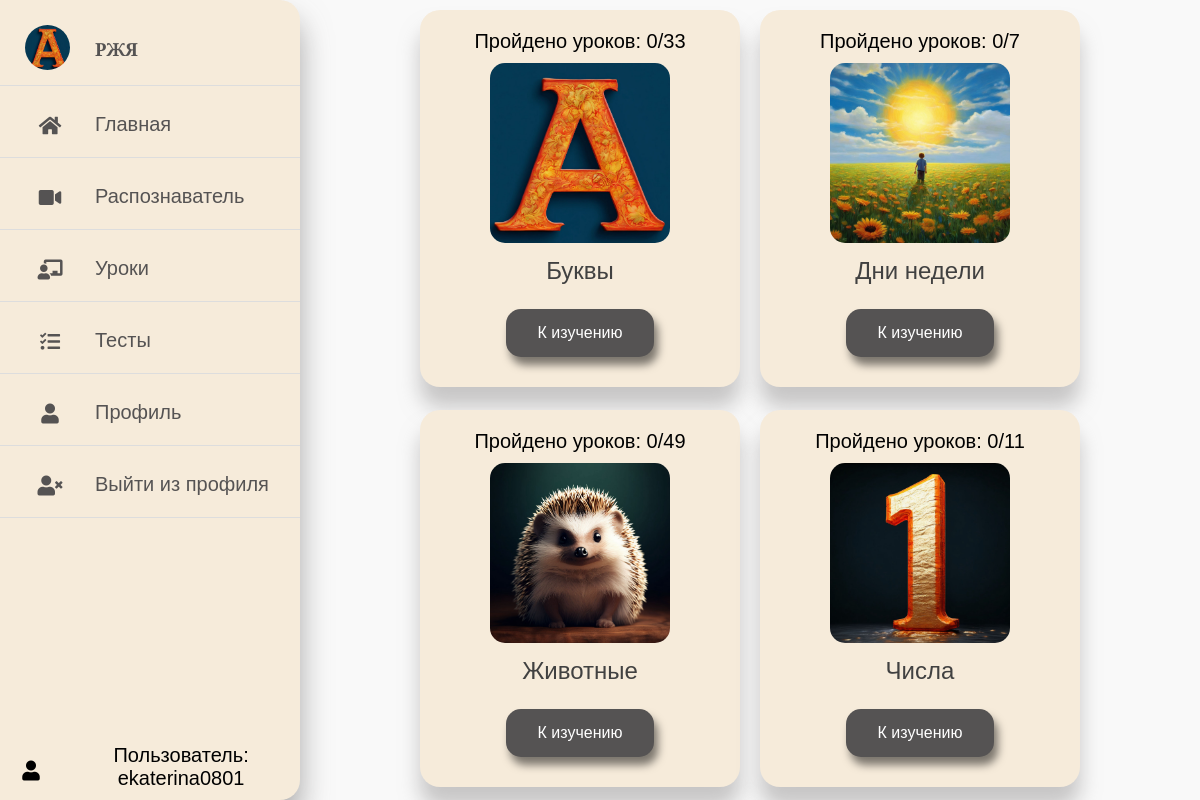
/lessons_main (signed in), run on the app's committed database.
### sign/models.py (models this page shows, shortened)
class Category(models.Model):
    name = models.CharField(max_length=100)
    picture_file = models.FileField(upload_to='category_pictures/', null=True)

### sign/views.py (the view)
# urls.py: path('lessons_main',views.lessons_main),
def lessons_main(request):
    if request.user.is_authenticated:
        user_profile = UserProfile.objects.get(user=request.user)
    else:
        user_profile = None
    categorized_labels = getCategorizedLabels(user_profile)
    return render (request, "lessons_main.html", context={ 'categorized_labels': categorized_labels })

### sign/templates/lessons_main.html (shortened to what this page needs)
{% extends "base.html" %}
{% load static %}
{% block content %}
<div class="lessons-grid">
    {% for dict in categorized_labels|dictsort:"category_name" %}
    <div class="lessons-item">
        <div class="lessons_top">
            {% if user.is_authenticated %}
            <p>Пройдено уроков: {{ dict.labels_learned|length }}/{{ dict.labels|length }}</p>
            {% endif %}
        </div>
        <div class="lessons_image">
            {% with dict.category.picture_file as path %}
            {% if path != None %}
            <img src="{% static path %}" />
            {% endif %}
            {% endwith %}
        </div>
        <div class="lessons_bottom">
            <p class="lessons_title">
                {{ dict.category_name }}
            </p>
            <a href="/lesson/{{ dict.category_name }}" class="button-lesson">
                <button class="button">К изучению</button>
            </a>
        </div>
    </div>
    {% endfor %}
</div>
{% endblock content %}

### sign/templates/base.html (shortened to what this page needs)
<!DOCTYPE html>
<html>
{% load static %}
{% load filters %}
<head>
    <link rel="stylesheet" href="{% static 'css/style.css' %}" />
    <link rel="stylesheet" href="https://cdnjs.cloudflare.com/ajax/libs/font-awesome/5.15.4/css/all.min.css" />
</head>
<body>
        <nav>
            <ul>
                <li><a href="#" class="logo">
                        <img src="{% static 'images/favicon.jpg' %}" alt="">
                        <span class="nav-item">РЖЯ</span>
                    </a></li>
                <li><a href="/">
                        <i class="fas fa-home"></i>
                        <span class="nav-item">Главная</span>
                    </a></li>
                <li><a href="/recognizer">
                        <i class="fas fa-video"></i>
                        <span class="nav-item">Распознаватель</span>
                    </a></li>
                <li><a href="/lessons_main">
                        <i class="fas fa-chalkboard-teacher"></i>
                        <span class="nav-item">Уроки</span>
                    </a></li>
                <li><a href="/tests_main">
                        <i class="fas fa-tasks"></i>
                        <span class="nav-item">Тесты</span>
                    </a></li>
                {% if user.is_authenticated %}
                <li><a href="/profile">
                    <i class="fas fa-user"></i>
                    <span class="nav-item">Профиль</span>
                </a></li>
                <li><a href="{% url 'logout'%}?next={{request.path}}">
                    <i class="fas fa-user-times"></i>
                    <span class="nav-item">Выйти из профиля</span>
                </a></li>
                {% endif %}
            </ul>
            {% if user.is_authenticated %}
            <div class="user-info">
                <i class="fas fa-user"></i>
                <span>Пользователь: {{ user.get_username }}</span></div>
            {% endif %}
        </nav>
        <div class="content">
            {% block content%}{% endblock content %}
        </div>
</body>
</html>

### sign/static/css/style.css (style rules this page uses)
* { margin: 0; padding: 0; outline: none; border: none; text-decoration: none; box-sizing: border-box; font-family: "Alegreya", sans-serif; }
body { background: #f9f9f9; display: flex; height: 100vh; }
nav { flex-direction: column; justify-content: space-between; height: 100vh; background: #f6ebda; width: 300px; box-shadow: 0 20px 30px rgba(149, 148, 148, 0.8); border-top-right-radius: 20px; border-bottom-right-radius: 20px; position: fixed; display: flex; }
nav ul { flex: 1; padding: 0; margin: 0; list-style: none; overflow-y: auto; }
.user-info { align-items: center; display: flex; text-align: center; margin-bottom: 10px; }
.user-info span { vertical-align: middle; margin: auto; font-size: 20px; }
.user-info i { vertical-align: middle; }
.logo { text-align: center; display: flex; margin: 10px 0 0 10px; }
.logo img { width: 45px; height: 45px; border-radius: 50%; }
.logo span { font-weight: bold; padding-left: 15px; font-size: 18px; text-transform: uppercase; }
a { position: relative; color: rgb(85, 83, 83); font-size: 20px; display: table; width: 280px; padding: 10px; }
p { font-size: 20px; }
nav .fas { position: relative; width: 70px; height: 40px; top: 14px; font-size: 20px; text-align: center; }
.nav-item { position: relative; top: 12px; margin-left: 10px; }
.content { margin-left: 300px; text-align: justify; width: 100%; overflow: auto; }
.lessons-grid { display: flex; flex-wrap: wrap; justify-content: center; height: 100%; overflow-y: auto; }
.lessons-item { flex: none; display: flex; flex-grow: 0; flex-direction: column; align-self: flex-start; padding: 10px; margin: 10px; background: #f6ebda; align-items: center; border-radius: 20px; box-shadow: 0 20px 20px rgba(149, 148, 148, 0.5); }
.lessons_top { flex: 1 1 auto; position: relative; text-align: center; padding: 10px; }
.lessons_image { width: 180px; flex: 0 0 180px; height: 180px; }
.lessons_image>img { width: 100%; height: 100%; object-fit: cover; transition: 0.2s; border-radius: 15px; }
.lessons_bottom { display: flex; flex-direction: column; flex: 1 0 auto; padding: 10px; align-items: center; }
.lessons_title { display: block; margin-bottom: 10px; font-weight: 400; font-size: 17px; line-height: 150%; color: #414141; text-align: center; }
.button-lesson { position: relative; color: rgb(85, 83, 83); font-size: 14px; display: table; width: 280px; padding: 10px; text-align: center; }
button { box-shadow: 4px 8px 8px rgba(1, 1, 1, 0.5); }
.lessons_bottom p { font-size: 24px; }
.button { background-color: #555353; border: none; color: white; padding: 15px 32px; text-align: center; text-decoration: none; display: inline-block; font-size: 16px; text-align: center; border-radius: 15px; }
ul { list-style-type: none; padding: 0; }
li { padding: 5px; border-bottom: 1px solid #ddd; }

### data on the page
Category: labels_learned|length "0", labels|length "33", picture_file (picture), category_name "Буквы"
Category: labels_learned|length "0", labels|length "7", picture_file (picture), category_name "Дни недели"
Category: labels_learned|length "0", labels|length "49", picture_file (picture), category_name "Животные"
Category: labels_learned|length "0", labels|length "11", picture_file (picture), category_name "Числа"

### other printed values
{{ user.get_username }} "ekaterina0801"
